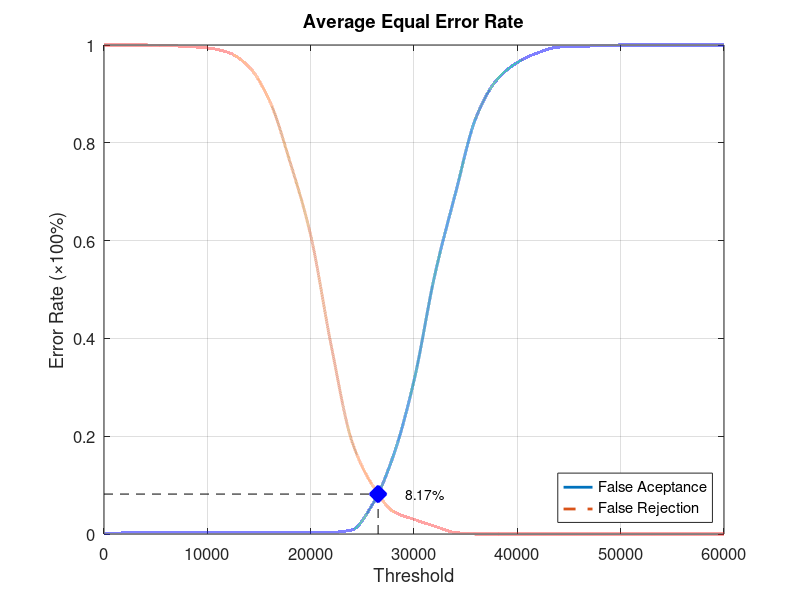
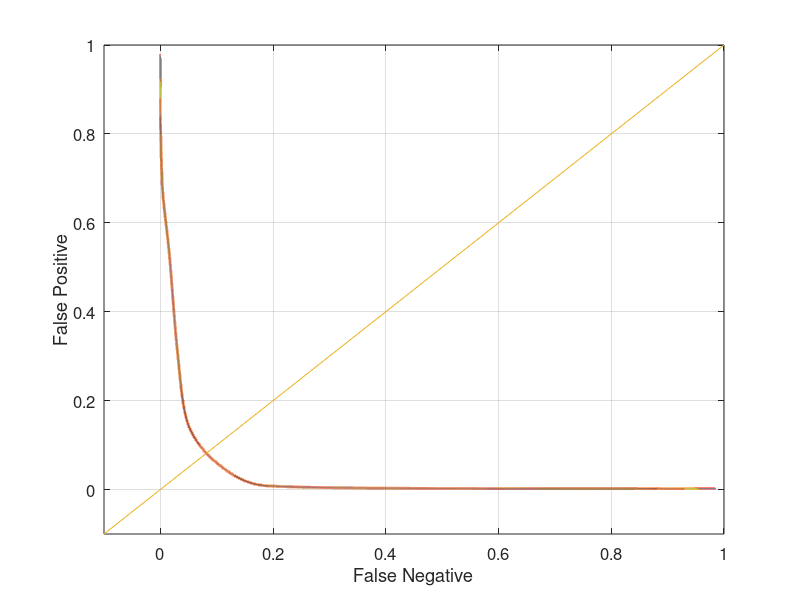

Here is the MATLAB script that generated these plots, in order:
function yEER = Database3Average
close all;
clear;
clc;
x = 0:2000:60000;
xq = 0:0.5:60000;

y0 = [0 0.00210526 0.00210526 0.00210526 0.00210526 0.00210526 0.00210526 0.00210526 0.00210526 0.00210526 0.00210526 0.0031579 0.00842105 0.0610526 0.16 0.313684 0.528421 0.695789 0.851579 0.928421 0.964211 0.98421 0.995789 0.996842 0.998947 1 1 1 1 1 1];
yy0 = interp1(x, y0, xq, 'pchip');
y1 = [1 1 1 0.999 0.997 0.994 0.985 0.956 0.887 0.761 0.611 0.384 0.189 0.099 0.046 0.03 0.016 0.003 0 0 0 0 0 0 0 0 0 0 0 0 0];
yy1 = interp1(x, y1, xq, 'pchip');

% Calculating EER: 
y2 = abs(y0 - y1);
find(y2 == min(y2))
yy2 = abs(yy0 - yy1);
xEER = find(yy2 == min(yy2));
xEERIndex = xq(xEER) % X-axis EER
yEER = yy0(xEER) % Y-axis EER

main = figure
plot(xq, yy0,'-','LineWidth', 2);	hold on
plot(xq, yy1,'--','LineWidth', 2);	hold on
plot([xEERIndex xEERIndex], [0 yEER], 'k--');	hold on
plot([0 xEERIndex], [yEER yEER], 'k--');	hold on
plot(xEERIndex, yEER, 'bx', 'LineWidth', 10);	hold on
text(xEERIndex + 10 * xEERIndex / 100, yEER, [num2str(round((10000 * yEER)) / 100) '%'])
legend('False Aceptance', 'False Rejection', 'Location', 'SouthEast')
xlabel('Threshold')
ylabel('Error Rate (\times100%)')
title('Average Equal Error Rate')
set(gca, 'FontSize', 12)
axis([0 60000 0 1])
grid on

print(main, 'Database3AverageMain', '-dpng');
FNRxFPR = figure('Color', [1 1 1]);
plot(yy1, yy0, '-', yy1, yy0, 'LineWidth', 2);
hold on
y = -0.1:0.1:1
plot(y, y); 
set(gca, 'FontSize', 12)
xlabel('False Negative')
ylabel('False Positive')
axis([-0.1 1 -0.1 1])
set(gca, 'FontSize', 12)
grid on

print(FNRxFPR, 'Database3AverageFNRxFPR','-dpng');
end
